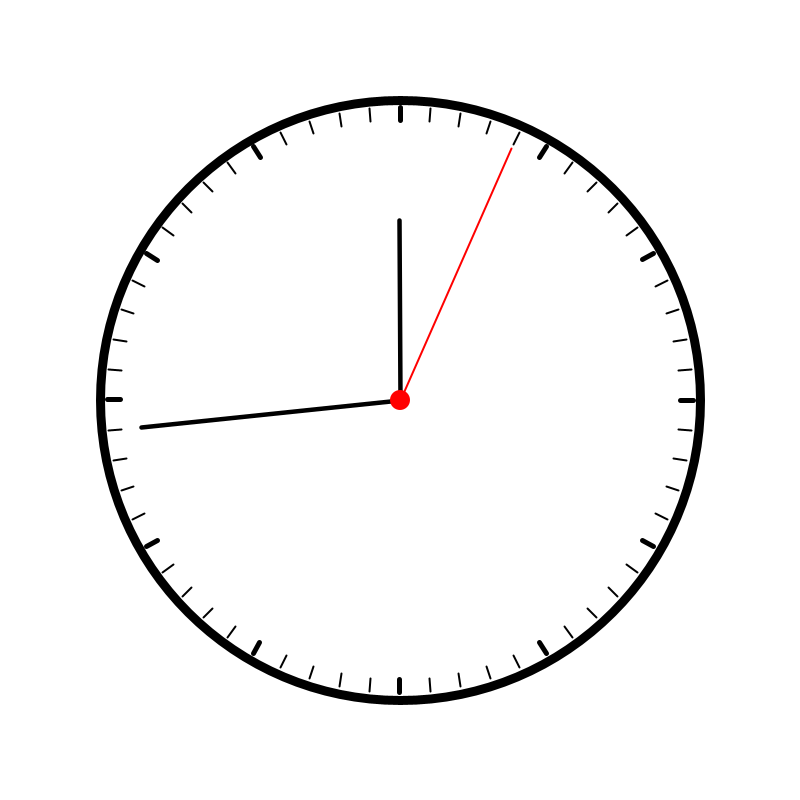
Frame 1 (no input)
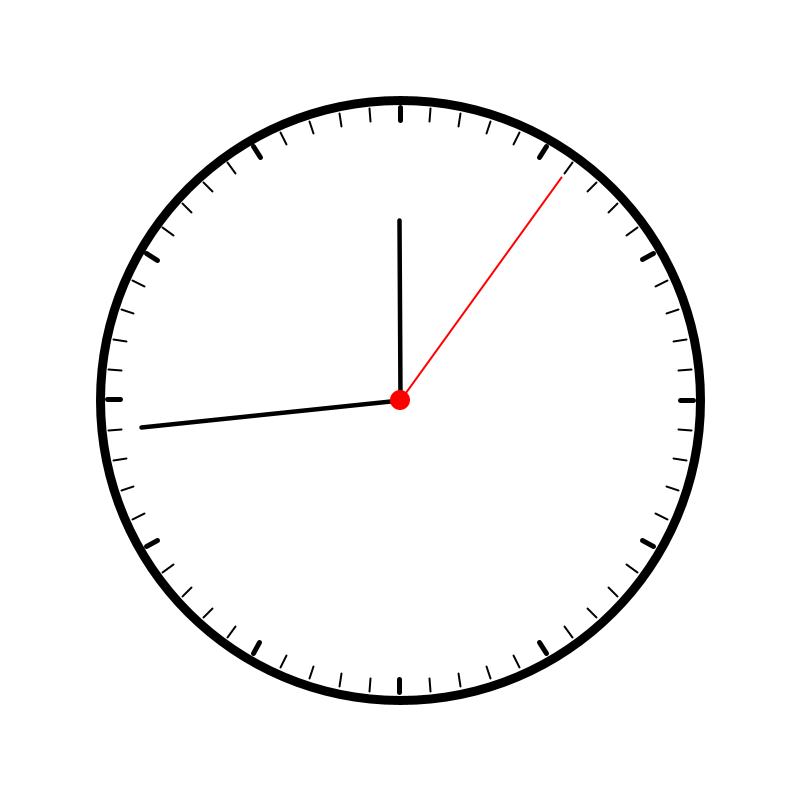
Frame 60 (the mouse pressed at the canvas centre just before this capture)
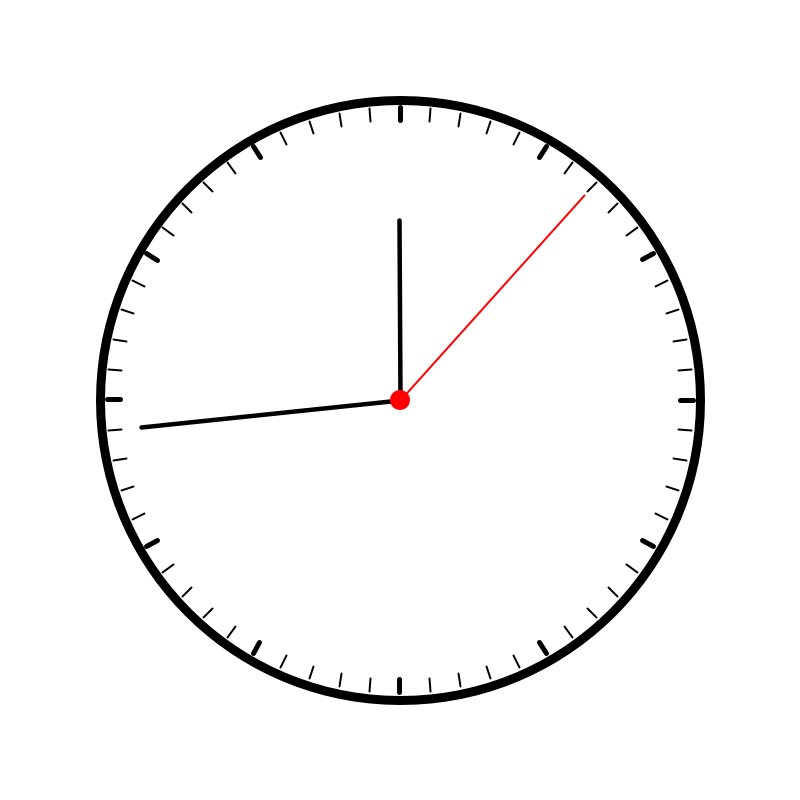
Frame 120 (the mouse held since frame 60 and released just before this capture)

The Processing sketch that drew these frames (run headless with seeded random() and noise(); from frame 60 on, the mouse is pressed at the canvas centre):

// Processing sketch: clock
// ── clock.pde
int centerX, centerY;
int clockRadius = 300;
int hl = 180;
int ml = 260;
int sl = 275;

void setup() {
  size(800, 800);
  centerX = width / 2;
  centerY = height / 2;
}

void draw() {
  background(255);
  translate(centerX, centerY);
  stroke(0);
  strokeWeight(9);
  noFill();
  circle(0, 0, 600);

  for (int i = 0; i < 60; i++) {
    float angle = 360 / 60 * i;
    float x1 = (clockRadius - 20);
    float y1 = 0;
    float x2 = (clockRadius - 7);
    float y2 = 0;

    if (i % 5 == 0) {
      strokeWeight(5);
      stroke(0);
    } else {
      strokeWeight(2);
      stroke(0);
    }

    pushMatrix();
    rotate(radians(angle));
    line(x1, y1, x2, y2);
    popMatrix();
  }

  int h = hour();
  int m = minute();
  int s = second();

  strokeWeight(4.5);
  float hA = (360 / 12) * h - 90;
  pushMatrix();
  rotate(radians(hA));
  line(0, 0, hl, 0);
  popMatrix();

  strokeWeight(4.5);
  float mA = (360 / 60) * m - 90;
  pushMatrix();
  rotate(radians(mA));
  line(0, 0, ml, 0);
  popMatrix();

  strokeWeight(2);
  float sA = (360 / 60) * s - 90;
  pushMatrix();
  rotate(radians(sA));
  stroke(255, 0, 0);
  line(0, 0, sl, 0);
  popMatrix();
  
  noStroke();
  fill(255, 0, 0);
  circle(0, 0, 20);
}
